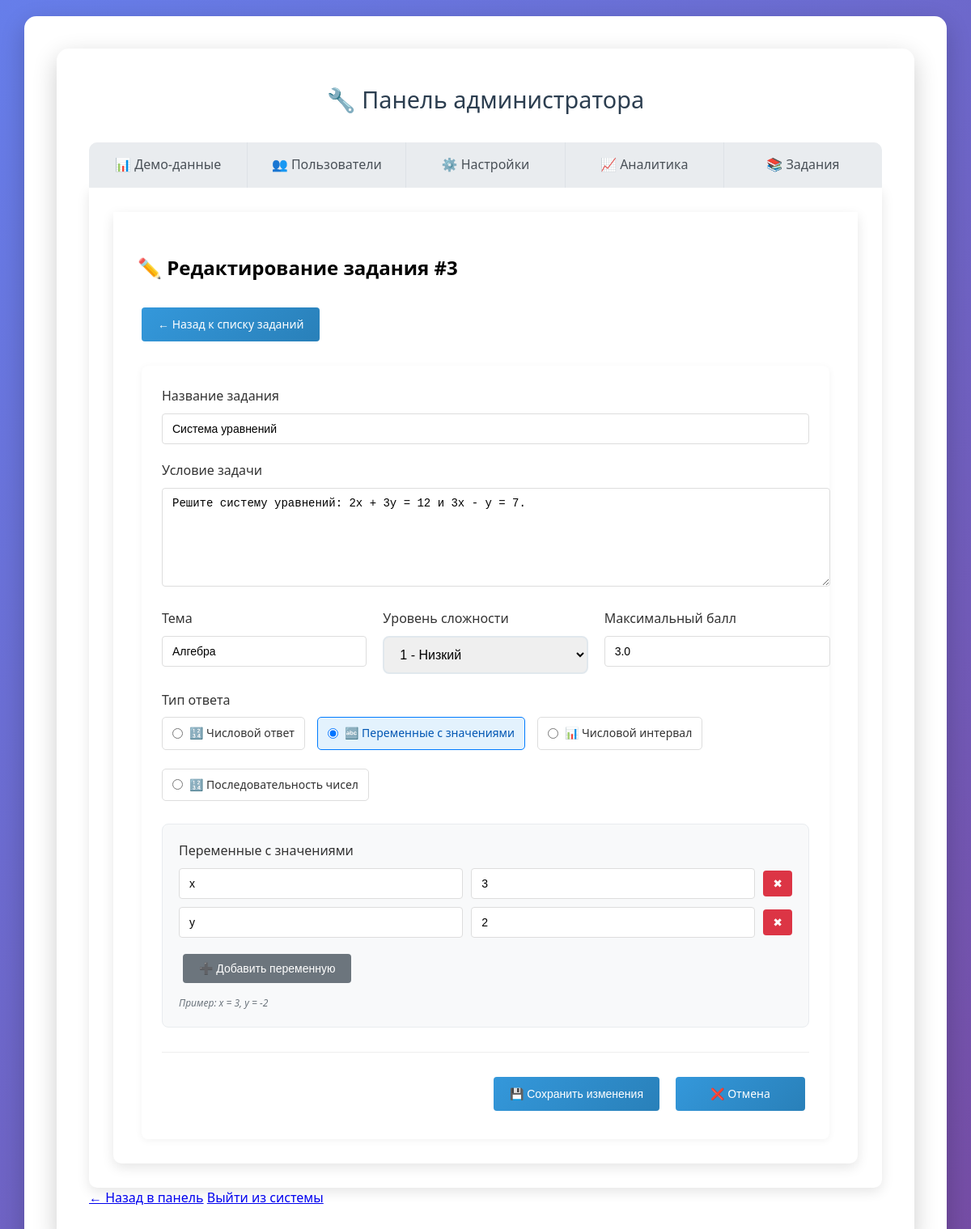
Before: /admin/tasks/3/edit (signed in) with the older database file.
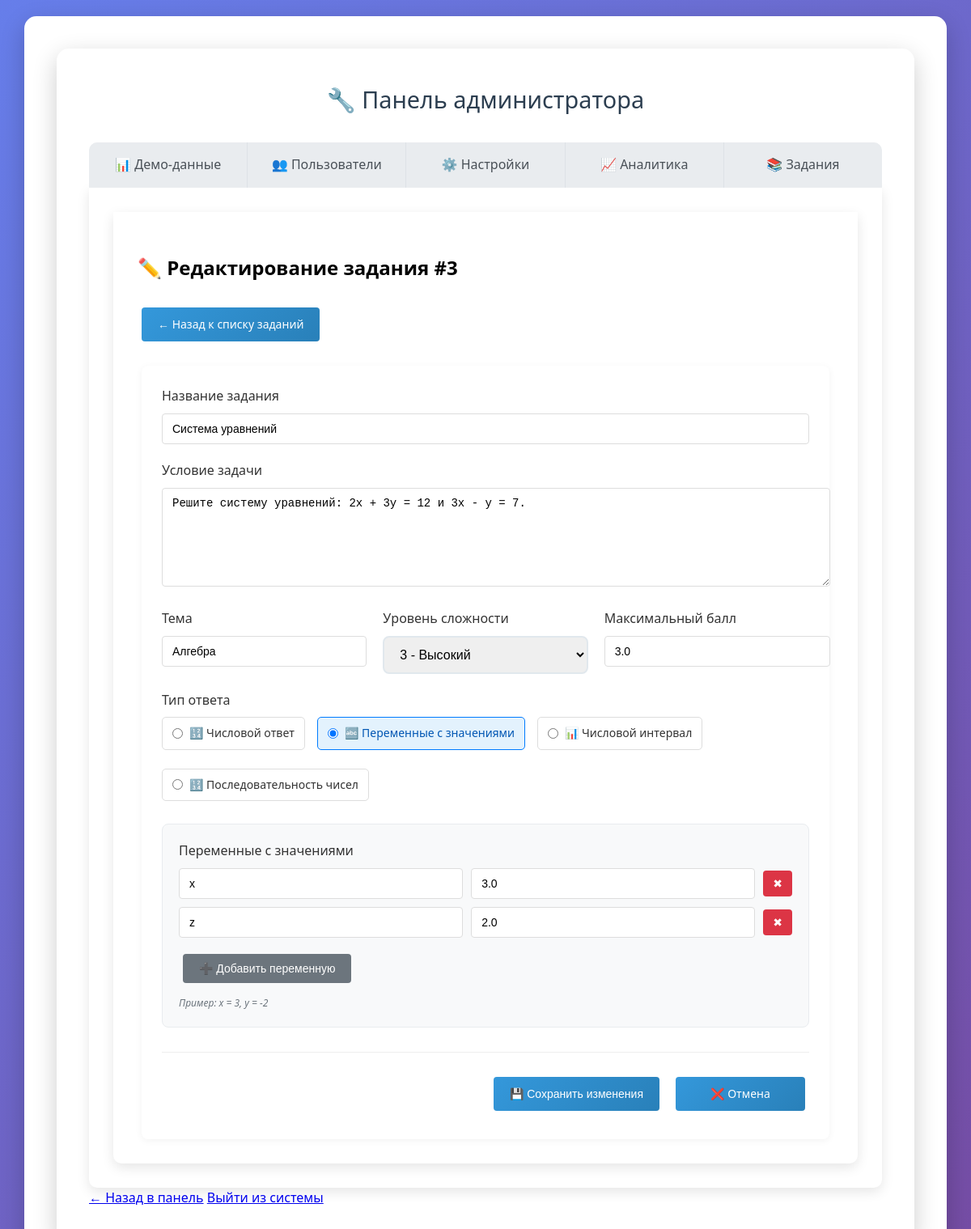
After: the same page with the newer database file.
### models.py (models this page shows, shortened)
class MathTask(db.Model):
    __tablename__ = 'math_tasks'
    id = db.Column(db.Integer, primary_key=True)
    title = db.Column(db.String(200), nullable=False)
    description = db.Column(db.Text, nullable=False)
    answer_type = db.Column(db.String(50), nullable=False)  # 'single', 'system', 'coordinates', etc.
    correct_answer = db.Column(db.JSON, nullable=False)     # JSON с правильным ответом
    answer_schema = db.Column(db.JSON)                      # JSON схема полей для ввода
    explanation = db.Column(db.Text)
    difficulty_level = db.Column(db.Integer, nullable=False)  # 1-3 (Низкий-Средний-Высокий)
    topic = db.Column(db.String(100), nullable=False)       # Алгебра, Геометрия и т.д.
    max_score = db.Column(db.Float, default=1.0)           # Максимальный балл
    created_by = db.Column(db.Integer, db.ForeignKey('users.id'), nullable=False)
    created_at = db.Column(db.DateTime, default=datetime.utcnow)
    is_active = db.Column(db.Boolean, default=True)
    attempts = db.relationship('TaskAttempt', backref='task', lazy='dynamic')

### blueprints/admin.py (the view)
    def decorated_function(*args, **kwargs):
        if not current_user.is_authenticated or current_user.role != 'admin':
            flash('У вас нет прав доступа к этой странице', 'error')
            return redirect(url_for('main.dashboard'))
        return f(*args, **kwargs)

### app.py (called while the page is built)
@login_manager.user_loader
def load_user(user_id):
    return User.query.get(int(user_id))

### blueprints/admin.py (called while the page is built, shortened)
def admin_required(f):
    def decorated_function(*args, **kwargs):
        if not current_user.is_authenticated or current_user.role != 'admin':
            flash('У вас нет прав доступа к этой странице', 'error')
            return redirect(url_for('main.dashboard'))
        return f(*args, **kwargs)
    decorated_function.__name__ = f.__name__
    return decorated_function

@admin_bp.route('/tasks/<int:task_id>/edit', methods=['GET', 'POST'])
@login_required
@admin_required
def edit_task(task_id):
    task = MathTask.query.get_or_404(task_id)
    return render_template('admin/edit_task.html', task=task)

### templates/admin/edit_task.html (shortened to what the changed rows need)
{% extends "admin/base_admin.html" %}
{% block admin_content %}
<div class="admin-content">
    <h2>✏️ Редактирование задания #{{ task.id }}</h2>
    <div style="margin: 20px 0;">
        <a href="{{ url_for('admin.tasks') }}" class="btn">← Назад к списку заданий</a>
    </div>
    <form method="POST" class="task-form">
        <div class="form-group">
            <label for="title">Название задания</label>
            <input type="text" id="title" name="title" value="{{ task.title or '' }}" required>
        </div>
        <div class="form-group">
            <label for="description">Условие задачи</label>
            <textarea id="description" name="description" rows="6" required>{{ task.description or '' }}</textarea>
        </div>
        <div class="form-row">
            <div class="form-group">
                <label for="topic">Тема</label>
                <input type="text" id="topic" name="topic" value="{{ task.topic or '' }}" required>
            </div>
            <div class="form-group">
                <label for="difficulty_level">Уровень сложности</label>
                <select id="difficulty_level" name="difficulty_level" required>
                    <option value="1" {% if task.difficulty_level == 1 %}selected{% endif %}>1 - Низкий</option>
                    <option value="3" {% if task.difficulty_level == 3 %}selected{% endif %}>3 - Высокий</option>
                </select>
            </div>
            <div class="form-group">
                <label for="max_score">Максимальный балл</label>
                <input type="number" id="max_score" name="max_score"
                       min="0.1" step="0.1"
                       value="{{ '%.1f'|format(task.max_score) if task.max_score is not none else '1.0' }}"
                       required>
            </div>
        </div>
        <div class="form-group">
            <div class="radio-group">
                <label class="radio-label">
                    <input type="radio" name="answer_type" value="number"
                           {% if task.answer_type == 'number' or (task.correct_answer and task.correct_answer.type == 'number') %}checked{% endif %}>
                    🔢 Числовой ответ
                </label>
                <label class="radio-label">
                    <input type="radio" name="answer_type" value="variables"
                           {% if task.answer_type == 'variables' or (task.correct_answer and task.correct_answer.type == 'variables') %}checked{% endif %}>
                    🔤 Переменные с значениями
                </label>
                <label class="radio-label">
                    <input type="radio" name="answer_type" value="interval"
                           {% if task.answer_type == 'interval' or (task.correct_answer and task.correct_answer.type == 'interval') %}checked{% endif %}>
                    📊 Числовой интервал
                </label>
                <label class="radio-label">
                    <input type="radio" name="answer_type" value="sequence"
                           {% if task.answer_type == 'sequence' or (task.correct_answer and task.correct_answer.type == 'sequence') %}checked{% endif %}>
                    🔢 Последовательность чисел
                </label>
            </div>
        </div>
        <div class="form-group answer-group" id="variables-answer-group">
            <div id="variables-container">
                {% if task.correct_answer and task.correct_answer.type == 'variables' and task.correct_answer.variables %}
                    {% for var in task.correct_answer.variables %}
                    <div class="variable-pair">
                        <input type="text" name="var_name[]" placeholder="Имя переменной" value="{{ var.name }}">
                        <input type="number" name="var_value[]" placeholder="Значение" step="any" value="{{ var.value }}">
                        <button type="button" class="btn-remove" onclick="removeVariable(this)">✖</button>
                    </div>
                    {% endfor %}
                {% else %}
                    <div class="variable-pair">
                        <input type="text" name="var_name[]" placeholder="Имя переменной">
                        <input type="number" name="var_value[]" placeholder="Значение" step="any">
                        <button type="button" class="btn-remove" onclick="removeVariable(this)">✖</button>
                    </div>
                {% endif %}
            </div>
        </div>
        <div class="form-actions">
        </div>
    </form>
</div>
{% endblock %}

Changed rows visible on the page:
changed MathTask "Система уравнений": difficulty_level (not shown) → "3 - Высокий"
Other visible differences:
form field value: "3" → "3.0"
form field name: "y" → "z"
form field value: "2" → "2.0"
form field difficulty_level: "1 - Низкий" → (not shown)
